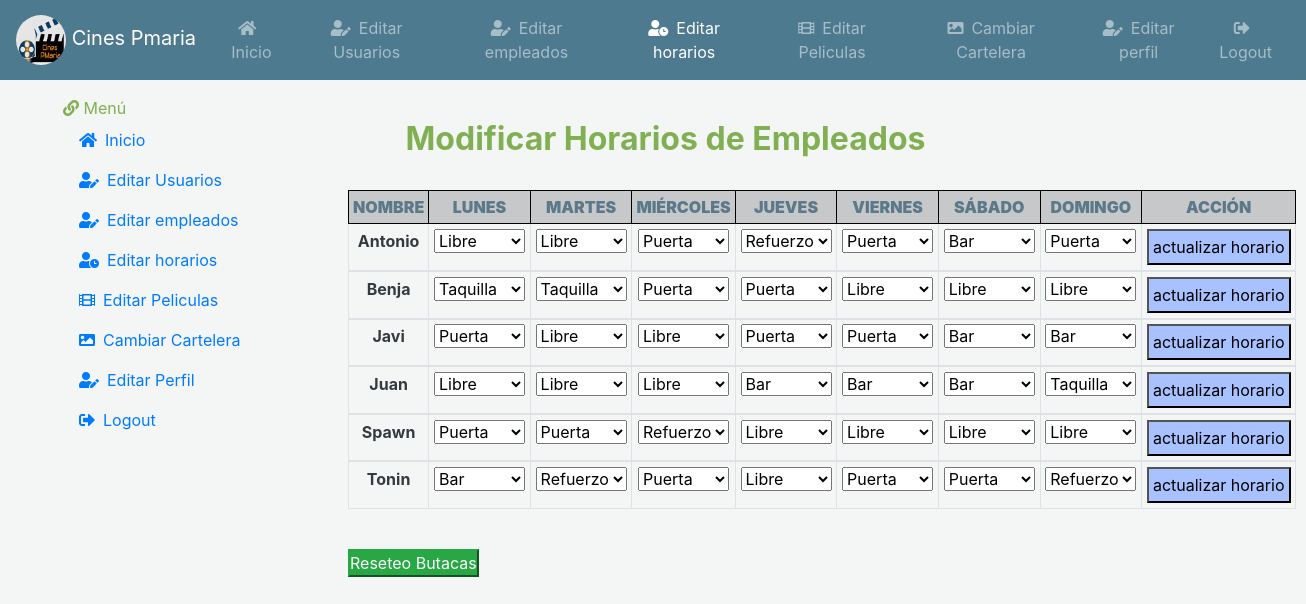
/vista/indexEditHorario.php (signed in), run on an earlier commit of the app's database.
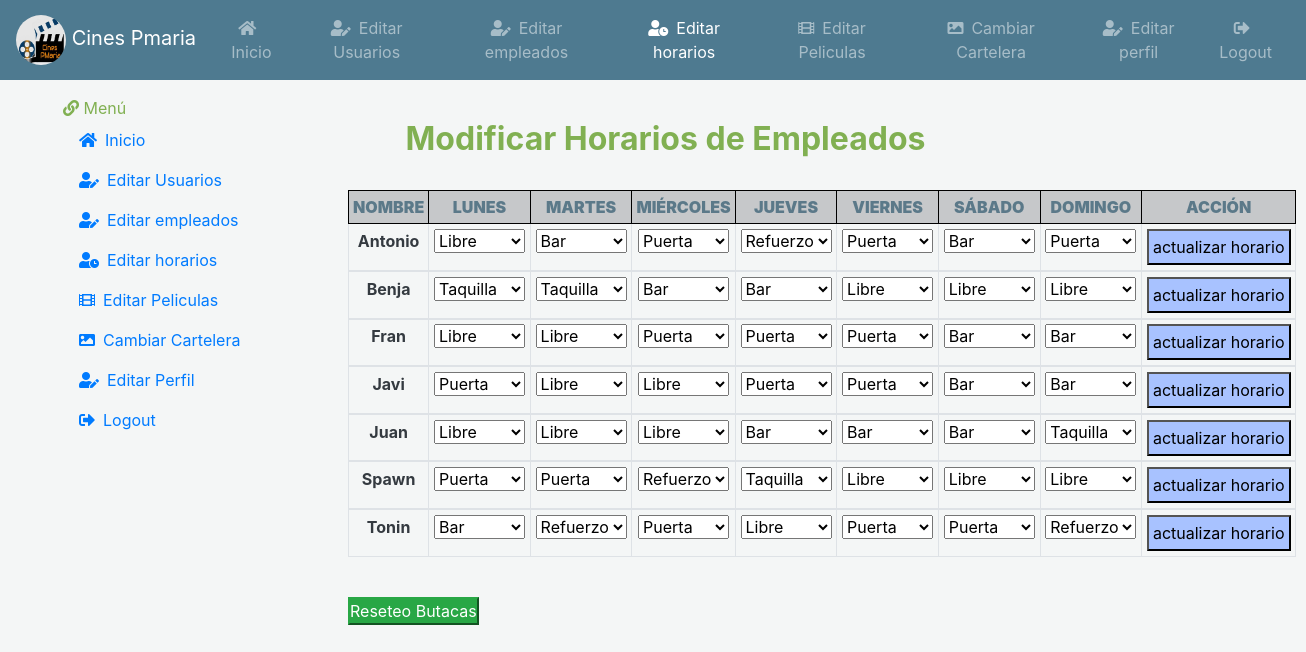
And on a later commit of the database.
### tables this page shows
CREATE TABLE `usuarios` (
  `usuario` varchar(25) NOT NULL,
  `contrasena` varchar(25) NOT NULL,
  `email` varchar(30) NOT NULL,
  `ROL` varchar(20) NOT NULL DEFAULT 'ROL_USER',
  `activo` int(5) NOT NULL DEFAULT 1,
  `horario` int(5) NOT NULL DEFAULT -1
);

CREATE TABLE `horarios` (
  `horario` int(5) NOT NULL,
  `lunes` varchar(15) NOT NULL DEFAULT 'Libre',
  `martes` varchar(15) NOT NULL DEFAULT 'Libre',
  `miercoles` varchar(15) NOT NULL DEFAULT 'Libre',
  `jueves` varchar(15) NOT NULL DEFAULT 'Libre',
  `viernes` varchar(15) NOT NULL DEFAULT 'Libre',
  `sabado` varchar(15) NOT NULL DEFAULT 'Libre',
  `domingo` varchar(15) NOT NULL DEFAULT 'Libre'
);

### modelo/conexion.php (called while the page is built, shortened)
<?php
  class Conexion{
    private $conexion;
    public function __construct(){
      $this->servidor = "localhost";
      $this->usuario = "root";
      $this->clave = "";
      $this->base = "cinespmaria";
      $this->conexion = new mysqli($this->servidor, $this->usuario,
      $this->clave, $this->base);
    }
    public function ejecutarConsulta( $sql){
      $contenedor = $this->conexion->query($sql);
      return $contenedor->fetch_all();
    }
  }
 ?>

### modelo/userModelo.php (called while the page is built, shortened)
<?php
  class Users {
    public static function listaEmpleados(){
      $con = new Conexion();
      $cont = $con->ejecutarConsulta("SELECT * FROM usuarios WHERE ROL LIKE 'ROL_EMP'");
      return $cont;
    }
  }
 ?>

### modelo/horarioModelo.php (called while the page is built, shortened)
<?php
  require_once 'conexion.php';
  class Horario {
    public static function listaHorEmp($hor){
      $con = new Conexion();
      $cont = $con->ejecutarConsulta("SELECT * FROM horarios WHERE horario = " . $hor);
      return $cont;
    }
  }
 ?>

### vista/editarHorario.php (the view, shortened to what the changed rows need)
    <body>
        <br/>
        <h2 class="text-success text-center"><b> Modificar Horarios de Empleados </b></h2>
        <br/>
              <table class="table table-bordered table-hover table-sm text-center">
              <thead>
                <tr class='text-dark table-dark'>
                  <th style="border: 1px solid black;" class="text-blue p-1"><b>NOMBRE</b></th>
                  <th style="border: 1px solid black;" class="text-blue p-1"><b>LUNES</b></th>
                  <th style="border: 1px solid black;" class="text-blue p-1"><b>MARTES</b></th>
                  <th style="border: 1px solid black;" class="text-blue p-1"><b>MIÉRCOLES</b></th>
                  <th style="border: 1px solid black;" class="text-blue p-1"><b>JUEVES</b></th>
                  <th style="border: 1px solid black;" class="text-blue p-1"><b>VIERNES</b></th>
                  <th style="border: 1px solid black;" class="text-blue p-1"><b>SÁBADO</b></th>
                  <th style="border: 1px solid black;" class="text-blue p-1"><b>DOMINGO</b></th>
                  <th style="border: 1px solid black;" class="text-blue p-1"><b>ACCIÓN</b></th>
              </tr>
          <?php
           $PUESTO = ['Libre', 'Puerta', 'Bar', 'Taquilla', 'Refuerzo'];
          foreach (Users::listaEmpleados() as $empleado) {
           ?>
           <tbody>
            <tr>
              <form name = "formulario" method="POST" action= '../controlador/actualizarHorario.php'>
          <?php
             echo  "<td class='text-dark'><b>" . $empleado[0] . "</b> </td>";
      $hor = $empleado[5];
       foreach (Horario::listaHorEmp($hor) as $horarioEmp){
        echo  "<td > <select name=slunes>" ;
           for($x = 0; $x < 5; $x++){
            if($horarioEmp[1] == $PUESTO[$x])
            {
                echo "<option value='" .$PUESTO[$x]. "' selected>" .$PUESTO[$x] . "</option>";
             }
            else
            {
                echo "<option value='" . $PUESTO[$x] . "'>" . $PUESTO[$x] . "</option>";
            }
          }
      echo "</select>  </td>";
      echo  "<td> <select name=smartes class=select>" ;
      for($x = 0; $x < 5; $x++){
      if($horarioEmp[2] == $PUESTO[$x])
      {
          echo "<option value='" .$PUESTO[$x]. "' selected>" .$PUESTO[$x] . "</option>";
       }
      else
      {
          echo "<option value='" . $PUESTO[$x] . "'>" . $PUESTO[$x] . "</option>";
      }
    }
    echo "</select> </td>";
    echo  "<td> <select name=smiercoles class=select>" ;
    for($x = 0; $x < 5; $x++){
    if($horarioEmp[3] == $PUESTO[$x])
    {
        echo "<option value='" .$PUESTO[$x]. "' selected>" .$PUESTO[$x] . "</option>";
     }
    else
    {
        echo "<option value='" . $PUESTO[$x] . "'>" . $PUESTO[$x] . "</option>";
    }
    }
    echo "</select> </td>";
    echo  "<td> <select name=sjueves class=select>" ;
    for($x = 0; $x < 5; $x++){
    if($horarioEmp[4] == $PUESTO[$x])
    {
        echo "<option value='" .$PUESTO[$x]. "' selected>" .$PUESTO[$x] . "</option>";
    }
    else
    {
        echo "<option value='" . $PUESTO[$x] . "'>" . $PUESTO[$x] . "</option>";
    }
    }
    echo "</select></td>";
    echo  "<td> <select name=sviernes class=select>" ;
    for($x = 0; $x < 5; $x++){
    if($horarioEmp[5] == $PUESTO[$x])
    {
        echo "<option value='" .$PUESTO[$x]. "' selected>" .$PUESTO[$x] . "</option>";
    }
    else
    {
        echo "<option value='" . $PUESTO[$x] . "'>" . $PUESTO[$x] . "</option>";
    }
    }
    echo "</select></td>";
    echo  "<td> <select name=ssabado class=select>" ;
    for($x = 0; $x < 5; $x++){
    if($horarioEmp[6] == $PUESTO[$x])
    {
        echo "<option value='" .$PUESTO[$x]. "' selected>" .$PUESTO[$x] . "</option>";
    }
    else
    {
        echo "<option value='" . $PUESTO[$x] . "'>" . $PUESTO[$x] . "</option>";
    }
    }
    echo "</select></td>";
    echo  "<td> <select name=sdomingo class=select>" ;
    for($x = 0; $x < 5; $x++){
    if($horarioEmp[7] == $PUESTO[$x])
    {
        echo "<option value='" .$PUESTO[$x]. "' selected>" .$PUESTO[$x] . "</option>";
    }
    else
    {
        echo "<option value='" . $PUESTO[$x] . "'>" . $PUESTO[$x] . "</option>";
    }
    }
      echo "</select> </td>";
      echo "<td>"
       ?>
    <input type="submit" value="actualizar horario" name="registrar" class="btn-bClaro p-1"/>
    </form>
    <?php
    echo "</td></tr>";
  }
}
      ?>
    </tbody>
        </table>
        <br/>
    </body>

What changed in the data, as far as the page shows it:
removed horarios: slunes "Libre", smartes "Libre", smiercoles "Puerta", sjueves "Refuerzo", sviernes "Puerta", ssabado "Bar", sdomingo "Puerta", shown under usuarios "Antonio"
removed horarios: slunes "Puerta", smartes "Puerta", smiercoles "Refuerzo", sjueves "Libre", sviernes "Libre", ssabado "Libre", sdomingo "Libre", shown under usuarios "Spawn"
added horarios: slunes "Libre", smartes "Bar", smiercoles "Puerta", sjueves "Refuerzo", sviernes "Puerta", ssabado "Bar", sdomingo "Puerta", shown under usuarios "Antonio"
changed horarios "Taquilla": smiercoles "Puerta" → "Bar"; sjueves "Puerta" → "Bar"
added usuarios: usuario "Fran"
added horarios: slunes "Libre", smartes "Libre", smiercoles "Puerta", sjueves "Puerta", sviernes "Puerta", ssabado "Bar", sdomingo "Bar", shown under "Fran"
added horarios: slunes "Puerta", smartes "Puerta", smiercoles "Refuerzo", sjueves "Taquilla", sviernes "Libre", ssabado "Libre", sdomingo "Libre", shown under usuarios "Spawn"
